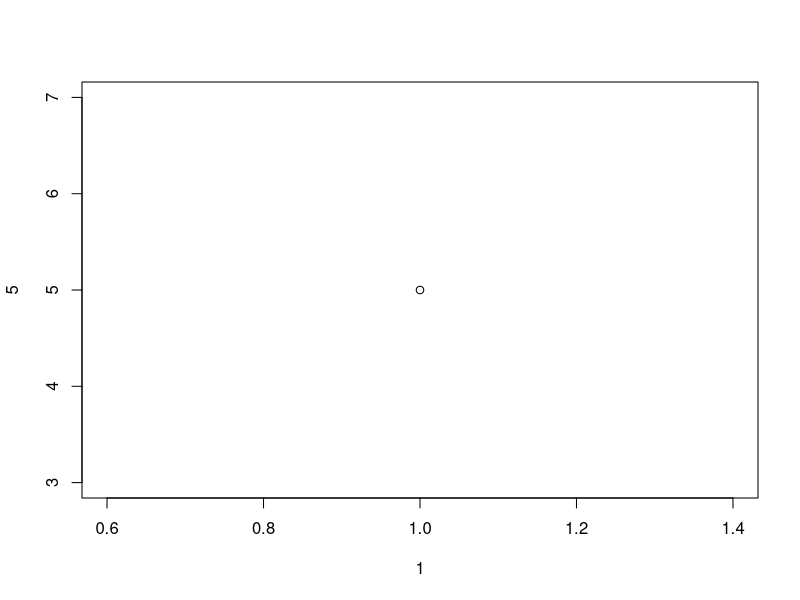
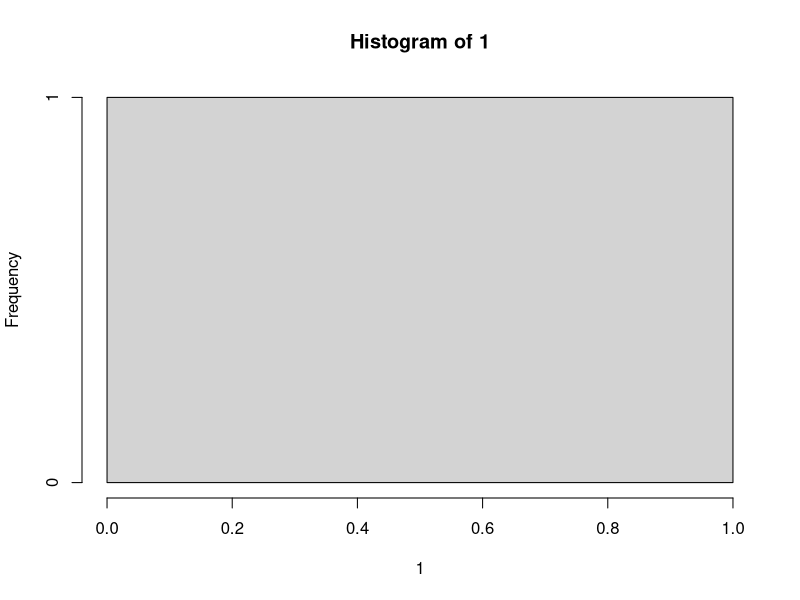
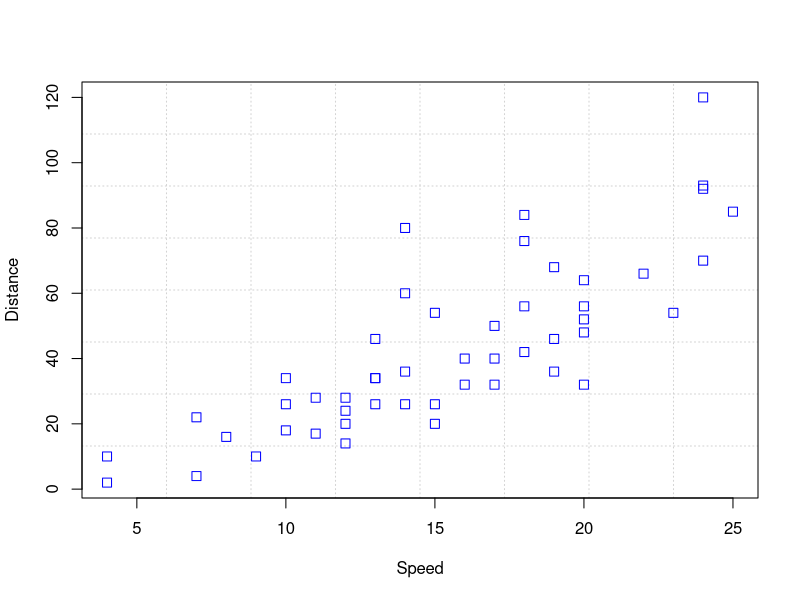
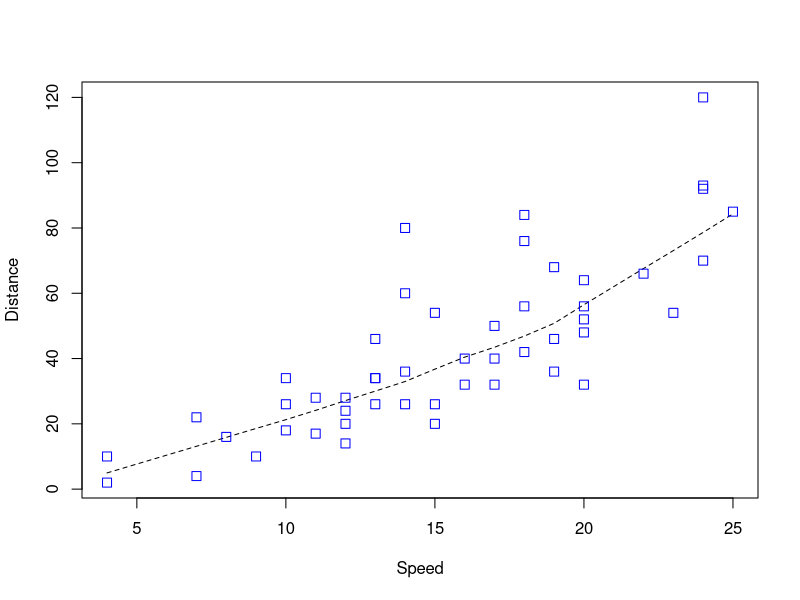
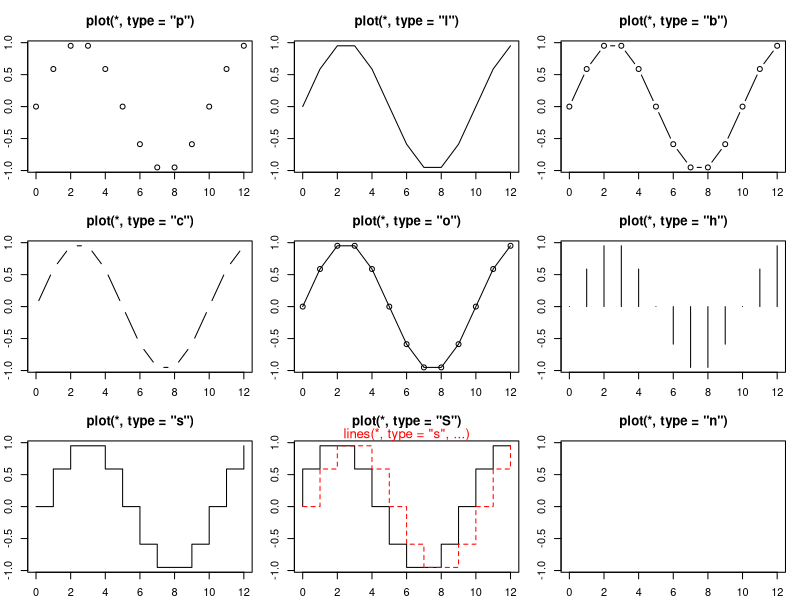
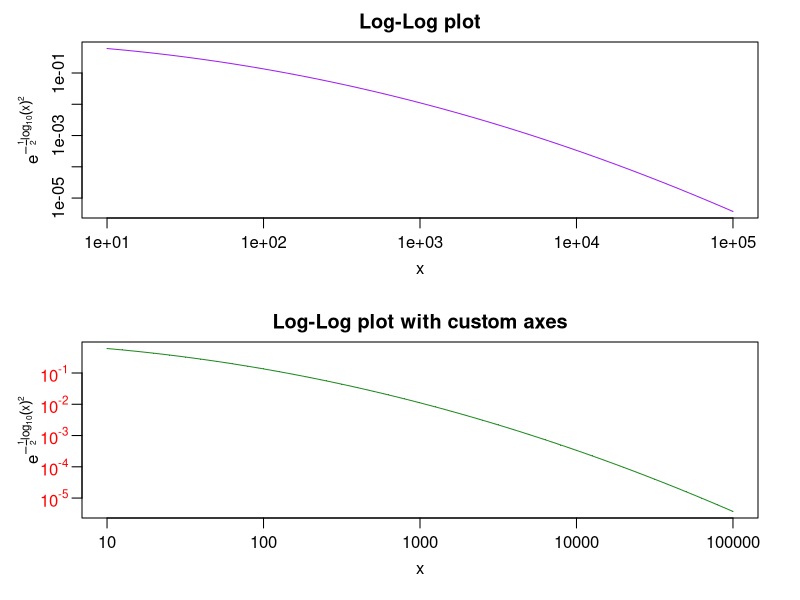
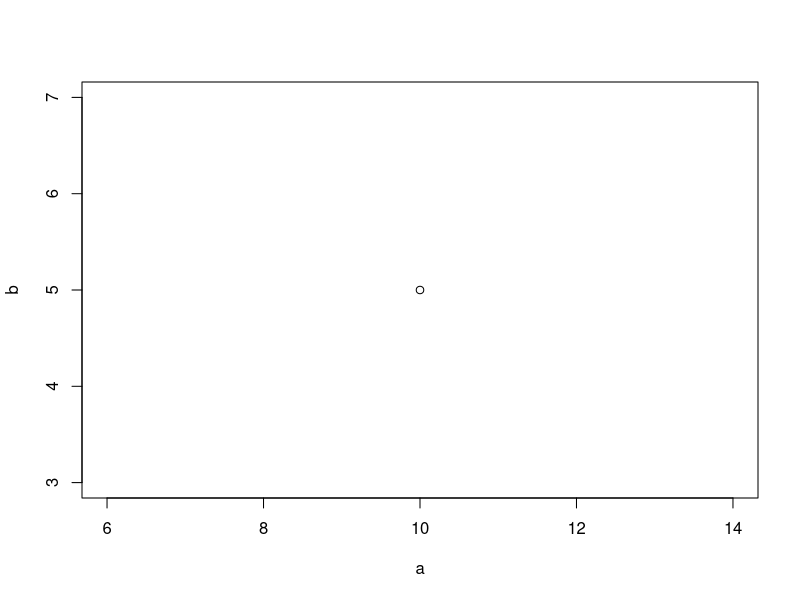
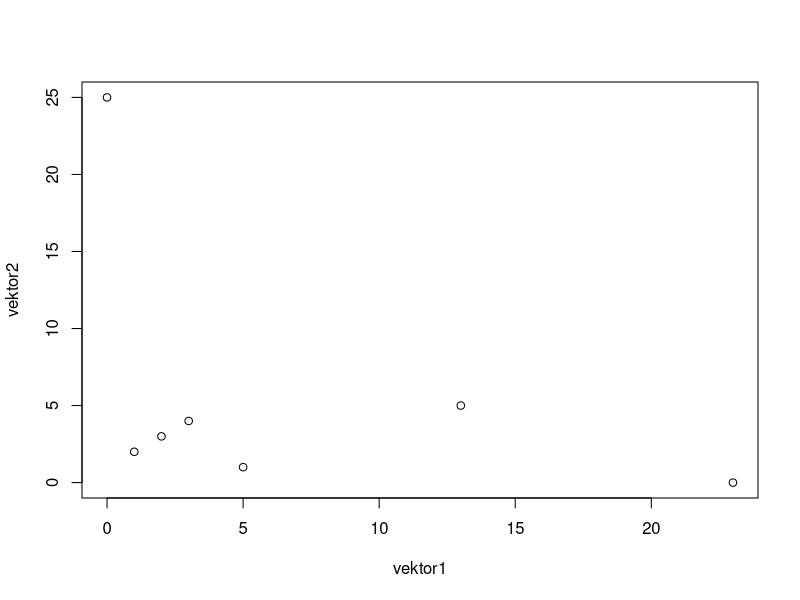

The R script that drew these images, in order:
# menampilkan pesan
print("hello")

#aritmatika 
1 + 2
3 - 1
4 * 5
10 / 2
2 ^ 3

#fungsi dasar
abs(-5)
sqrt(25)
floor(7.5)

#fungsi sendiri
mod<-function(x,m) {
    t1<-floor(x/m)
    return(x-t1*m)
}
mod(10,3)

#lihat R manual reference
10 %% 3

#fungsi spesial
plot(1,5)
hist(1)

?plot
help(plot)
example(plot)

#tipe data numerik
a <- 10
b <- 5
plot(a,b)

#tipe data karakter (string)
salam <- "selamat pagi"
salam <- 'selamat siang'

#tipe data logical
kondisi <- TRUE
kondisi <- FALSE
kondisi <- T
kondisi <- F

#tipe data vector
vektor1 <- c(1,2,3,13,23,0,5)
vektor2 <- c(2,3,4,5,0,25,1)

plot(vektor1,vektor2)
hist(vektor1)
hist(vektor2)

df <- data.frame(vektor1,vektor2)
df
plot(df)

mean(vektor1)
median(vektor1)

setwd("D:\\OnlineCourse")
getwd()
